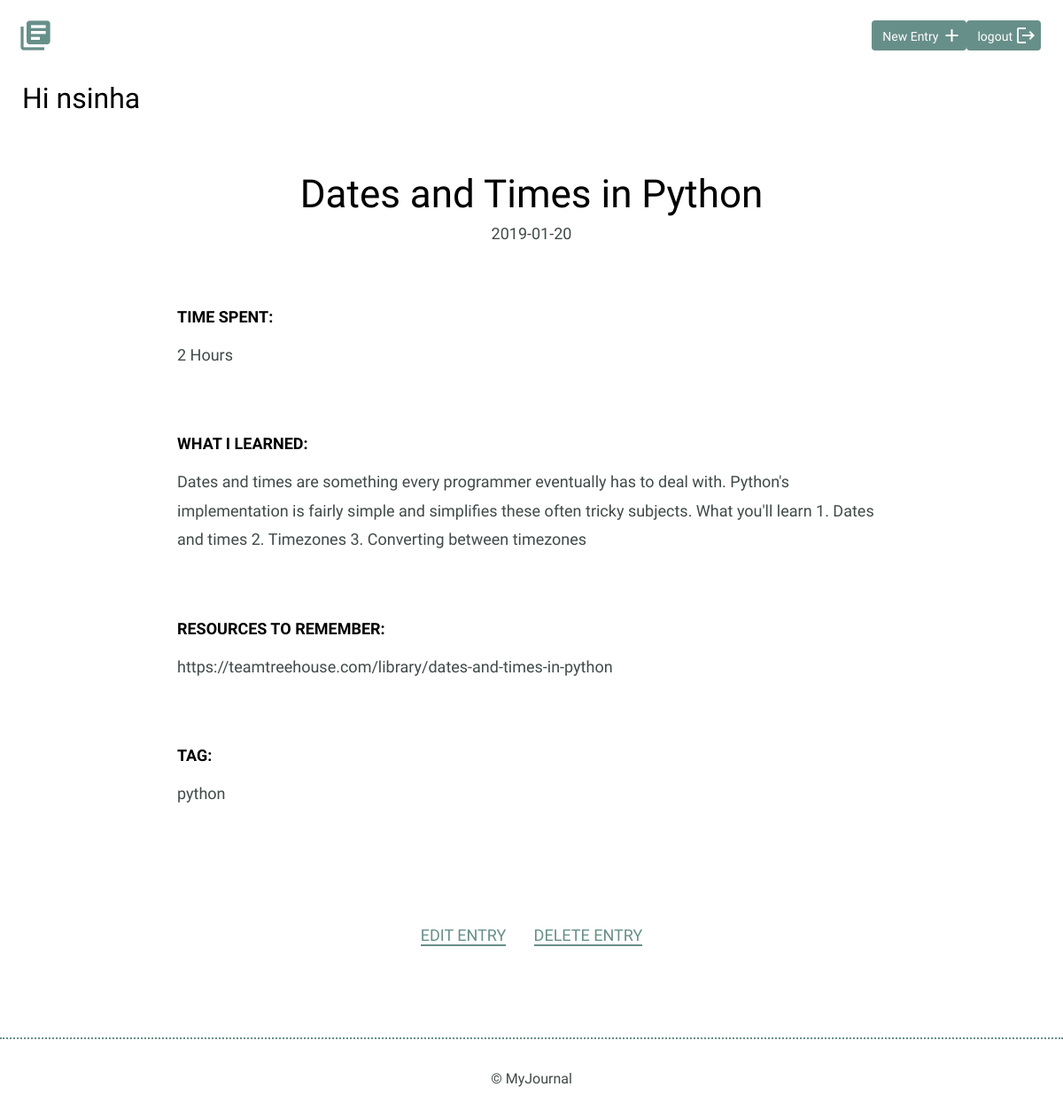
The app's page /entry/dates-and-times-in-python (signed in) with its own data.
### models.py (models this page shows, shortened)
class User(UserMixin, peewee.Model):
    joined_at = peewee.DateTimeField(default=datetime.datetime.now)
    username = peewee.CharField(max_length=255, unique=True)
    email = peewee.CharField(unique=True)
    password = peewee.CharField()
    class Meta:
        database = DATABASE

class Journal(peewee.Model):
    created_at = peewee.DateTimeField(default=datetime.datetime.now)
    title = peewee.CharField(max_length=255)
    time_spent = peewee.IntegerField()
    learned = peewee.TextField()
    resourses = peewee.TextField()
    tag = peewee.CharField()
    slug = peewee.CharField()
    user = peewee.ForeignKeyField(User, backref="journals")
    class Meta:
        database = DATABASE
        order_by = ('-created_at')

### journal_app.py (the view)
@app.route('/entry/<slug>')
@login_required
def detail(slug):
    post = models.Journal.select().where(models.Journal.slug == slug).get()
    return render_template("detail.html", post=post)

### journal_app.py (called while the page is built)
@app.before_request
def before_request():
    g.db = models.DATABASE
    g.db.connect()
    g.user = current_user

@app.after_request
def after_request(response):
    g.db.close()
    g.user = current_user
    return response

@login_manager.user_loader
def load_user(user_id):
    try:
        return models.User.get(models.User.id == user_id)
    except models.peewee.DoesNotExist:
        return None

### templates/detail.html
{% extends "layout.html" %}
{% block content %}
<div class="container">
    <div class="entry-list single">
        <article>
            <h1>{{ post.title }}</h1>
            <time datetime="{{ post.created_at }}">{{ post.created_at.date() }}</time>
            <div class="entry">
                <h3>Time Spent: </h3>
                <p>{{ post.time_spent }} Hours</p>
            </div>
            <div class="entry">
                <h3>What I Learned:</h3>
                <p>{{ post.learned }}</p>
            </div>
            <div class="entry">
                <h3>Resources to Remember:</h3>
                <p>
                    {{ post.resourses }}
                </p>
            </div>
            <div class="entry">
                <h3>Tag: </h3>
                <p>
                    {{ post.tag }}
                </p>
            </div>
        </article>
    </div>
</div>
{% if current_user.is_authenticated %}
    <div class="edit">
        <p>
            <a href="{{ url_for('edit', slug = post.slug) }}">Edit Entry</a>&nbsp;&nbsp;&nbsp;&nbsp;&nbsp;&nbsp;
            <a href="{{ url_for('delete', slug = post.slug) }}">delete Entry</a>
        </p>
    </div>
{% endif %}
{% endblock %}

### templates/layout.html (shortened to what this page needs)
<!DOCTYPE html>
<html>
    <head>
        <link rel="stylesheet" href="/static/css/normalize.css">
        <link rel="stylesheet" href="/static/css/site.css">
    </head>
    <body>
        <header>
            <div class="container">
                <div class="site-header">
                    {% if current_user.is_authenticated %}
                        <a class="logo" href="{{ url_for('list') }}"><i class="material-icons">library_books</i></a>
                    {% endif %}
                    {% if current_user.is_authenticated %}
                        <a class="button icon-right" href="{{ url_for('logout') }}"><span>logout</span>
                            <i class="material-icons">logout</i></a>
                        <a class="button icon-right" href="{{ url_for('add') }}"><span>New Entry</span>
                            <i class="material-icons">add</i></a>
                    {% endif %}
                </div>
            </div>
        </header>
        <section>
            {% if current_user.is_authenticated %}
                <h2 class="container">Hi <a href = "{{ url_for('list', username=current_user.username) }}">
                    {{ current_user.username }}</a></h2>
            {% endif %}
            {% block content %}
            {% endblock %}
        </section>
        <footer>
            <div>
                &copy; MyJournal
            </div>
        </footer>
    </body>
</html>

### static/css/site.css (style rules this page uses)
body { font-size: 16px; color: #404a49; font-family: 'Cousine', serif; font-weight: 400; }
.container { margin: 0 auto; padding: 0 25px; }
header .site-header { margin: 0 auto; height: 95px; }
header .logo i { color: #678f89; margin: 20px 0 0 -5px; float: left; font-size: 40px; }
header .button { float: right; margin: 33px 0 0 0; }
footer { text-align: center; padding: 35px 0; border-top: 2px dotted #678f89; }
.button { padding: 8px 10px 6px 10px; background: #678f89; border: 2px solid #678f89; border-radius: 4px; text-decoration: none; color: #FFF; position: relative; text-align: center; font-size: 14px; }
.button.icon-right { padding-right: 30px; top: -10px; }
.button.icon-right i { position: absolute; top: 3px; right: 3px; }
h1, h2, h3 { margin: 0; font-weight: 400; line-height: 1em; color: #000; }
h1 { font-size: 44px; margin-bottom: 12px; }
h2 { font-size: 32px; }
h2 a { text-decoration: none; color: #000; }
h3 { font-size: 18px; font-family: 'Work Sans', serif; font-weight: 600; text-transform: uppercase; }
p { line-height: 1.8em; font-size: 18px; }
p a { border-bottom: 2px solid #678f89; padding: 0; color: #678f89; text-decoration: none; }
.entry-list, .edit-entry, .new-entry { max-width: 800px; margin: 0 auto; padding: 70px 0 150px 0; }
.entry-list article { margin-bottom: 70px; text-align: center; }
.entry-list article:last-child { margin-bottom: 0; }
.entry-list.single { padding-bottom: 70px; }
.entry-list.single time { font-size: 18px; }
.entry { max-width: 800px; margin: 75px auto 0 auto; text-align: left; }
.entry p { margin-bottom: 40px; }
.edit { padding-bottom: 80px; text-align: center; margin: 0 auto; }
.edit a { font-weight: 400; text-transform: uppercase; font-size: 18px; }

### records on screen
User: username "nsinha"
Journal: title "Dates and Times in Python", created_at "2019-01-20", time_spent "2", learned "Dates and times are something every programmer eventually has to deal with. Python's implementation is fairly simple and simplifies these often tricky subjects. What you'll learn 1. Dates and times 2. Timezones 3. Converting between timezones", resourses "https://teamtreehouse.com/library/dates-and-times-in-python", tag "python"
